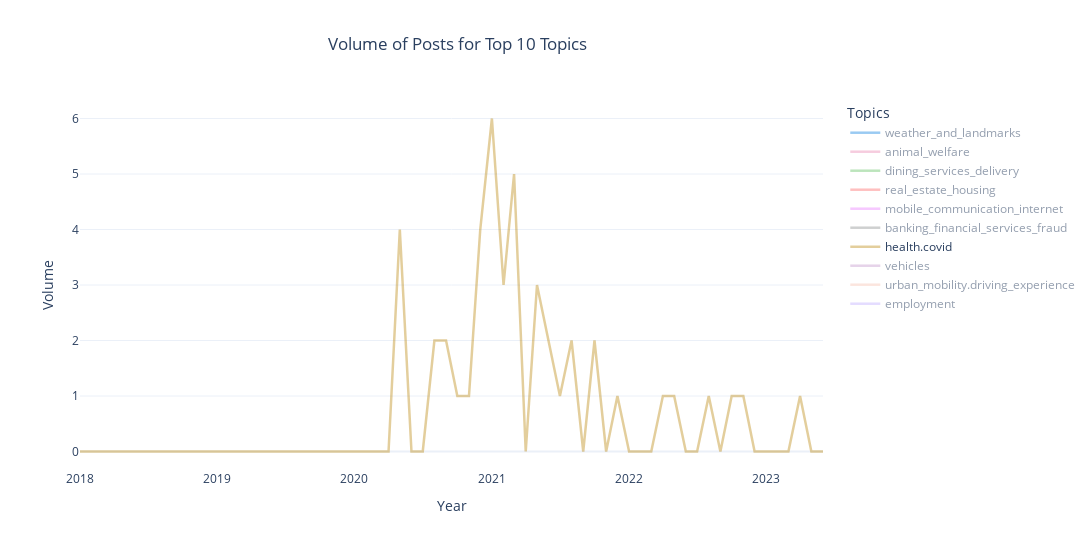

The notebook cell this image was saved under:
### Code cell
# Filter the data for the top 10 topics by volume
top_topics_data = df[df['human_labels'].isin(top_topics.index)]

# Group by month-year and topic to calculate the volume of posts for each topic
volume = top_topics_data.groupby(['month_year', 'human_labels']).size().unstack().fillna(0)

# Set alpha for each topic based on its volume
max_alpha = 1.0
min_alpha = 0.3
total_vol = volume.sum()
line_alpha = (total_vol/ total_vol.max() *(max_alpha - min_alpha)) + min_alpha

colors = px.colors.qualitative.Dark24

# Convert hex colors to RGB
rgb_colors = [mcolors.hex2color(color) for color in colors]

# Create the figure
fig = go.Figure()

#sort topics by volume
sorted_topics = total_vol.sort_values(ascending = False).index

# Plot line graphs with varying transparency based on volume
for idx, topic in enumerate(sorted_topics):
    r, g, b = rgb_colors[idx]
    rgba_color = f'rgba({int(r*255)},{int(g*255)},{int(b*255)},{line_alpha[topic]})'
    fig.add_trace(go.Scatter(x=volume.index.astype(str), 
                             y=volume[topic], 
                             mode='lines', 
                             name=topic, opacity = np.arange(0.6,1,.04)[::-1][idx],
                             line=dict(color=rgba_color, width=2.5)
                            ))

# Update the figure layout
fig.update_layout(
    title={"text": "Volume of Posts for Top 10 Topics", "x": 0.3},
    xaxis_title="Year",
    yaxis_title="Volume",
    legend=dict(title="Topics", x=1.03),
    xaxis_showgrid=False,
    xaxis=dict(zeroline=False),
    width=1200,
    height=550,
    autosize=False
)

# Display the figure
fig.show()

### Figure 1 — Plotly figure (JSON) as saved in the notebook; plotly's stock layout.template omitted (floating-point values rounded to 4 significant figures)
{"data": [{"line": {"color": "rgba(46,145,229,1.0)", "width": 2.5}, "mode": "lines", "name": "weather_and_landmarks", "opacity": 0.96, "type": "scatter", "visible": "legendonly", "x": ["2018-01", "2018-03", "2018-05", "2018-06", "2018-07", "2018-08", "2018-09", "2018-10", "2019-01", "2019-03", "2019-04", "2019-07", "2019-08", "2019-09", "2019-11", "2019-12", "2020-01", "2020-02", "2020-03", "2020-04", "2020-05", "2020-06", "2020-07", "2020-08", "2020-09", "2020-10", "2020-11", "2020-12", "2021-01", "2021-02", "2021-03", "2021-04", "2021-05", "2021-06", "2021-07", "2021-08", "2021-09", "2021-10", "2021-11", "2021-12", "2022-01", "2022-02", "2022-03", "2022-04", "2022-05", "2022-06", "2022-07", "2022-08", "2022-09", "2022-10", "2022-11", "2022-12", "2023-01", "2023-02", "2023-03", "2023-04", "2023-05", "2023-06"], "y": [1, 0, 1, 1, 1, 0, 0, 1, 1, 1, 1, 0, 0, 1, 2, 2, 4, 0, 0, 0, 7, 3, 3, 2, 5, 2, 1, 5, 5, 3, 0, 1, 2, 1, 2, 0, 8, 4, 3, 3, 2, 0, 5, 5, 2, 2, 2, 0, 3, 1, 1, 2, 3, 3, 6, 5, 5, 7]}, {"line": {"color": "rgba(225,95,153,0.6900763358778625)", "width": 2.5}, "mode": "lines", "name": "animal_welfare", "opacity": 0.92, "type": "scatter", "visible": "legendonly", "x": ["2018-01", "2018-03", "2018-05", "2018-06", "2018-07", "2018-08", "2018-09", "2018-10", "2019-01", "2019-03", "2019-04", "2019-07", "2019-08", "2019-09", "2019-11", "2019-12", "2020-01", "2020-02", "2020-03", "2020-04", "2020-05", "2020-06", "2020-07", "2020-08", "2020-09", "2020-10", "2020-11", "2020-12", "2021-01", "2021-02", "2021-03", "2021-04", "2021-05", "2021-06", "2021-07", "2021-08", "2021-09", "2021-10", "2021-11", "2021-12", "2022-01", "2022-02", "2022-03", "2022-04", "2022-05", "2022-06", "2022-07", "2022-08", "2022-09", "2022-10", "2022-11", "2022-12", "2023-01", "2023-02", "2023-03", "2023-04", "2023-05", "2023-06"], "y": [0, 0, 0, 0, 0, 0, 0, 0, 0, 0, 0, 1, 0, 0, 0, 0, 2, 0, 0, 1, 1, 3, 3, 0, 2, 0, 2, 1, 1, 1, 2, 4, 3, 5, 2, 2, 0, 1, 2, 0, 2, 1, 0, 1, 1, 0, 2, 0, 5, 3, 2, 3, 1, 2, 0, 2, 5, 4]}, {"line": {"color": "rgba(28,167,28,0.6633587786259542)", "width": 2.5}, "mode": "lines", "name": "dining_services_delivery", "opacity": 0.88, "type": "scatter", "visible": "legendonly", "x": ["2018-01", "2018-03", "2018-05", "2018-06", "2018-07", "2018-08", "2018-09", "2018-10", "2019-01", "2019-03", "2019-04", "2019-07", "2019-08", "2019-09", "2019-11", "2019-12", "2020-01", "2020-02", "2020-03", "2020-04", "2020-05", "2020-06", "2020-07", "2020-08", "2020-09", "2020-10", "2020-11", "2020-12", "2021-01", "2021-02", "2021-03", "2021-04", "2021-05", "2021-06", "2021-07", "2021-08", "2021-09", "2021-10", "2021-11", "2021-12", "2022-01", "2022-02", "2022-03", "2022-04", "2022-05", "2022-06", "2022-07", "2022-08", "2022-09", "2022-10", "2022-11", "2022-12", "2023-01", "2023-02", "2023-03", "2023-04", "2023-05", "2023-06"], "y": [0, 0, 0, 0, 0, 0, 0, 0, 0, 0, 0, 0, 0, 0, 0, 0, 1, 0, 0, 2, 1, 1, 2, 0, 1, 3, 3, 1, 3, 2, 0, 0, 0, 0, 0, 1, 1, 0, 1, 0, 4, 1, 0, 0, 2, 2, 2, 4, 1, 2, 2, 1, 4, 1, 6, 2, 4, 7]}, {"line": {"color": "rgba(251,13,13,0.6206106870229007)", "width": 2.5}, "mode": "lines", "name": "real_estate_housing", "opacity": 0.84, "type": "scatter", "visible": "legendonly", "x": ["2018-01", "2018-03", "2018-05", "2018-06", "2018-07", "2018-08", "2018-09", "2018-10", "2019-01", "2019-03", "2019-04", "2019-07", "2019-08", "2019-09", "2019-11", "2019-12", "2020-01", "2020-02", "2020-03", "2020-04", "2020-05", "2020-06", "2020-07", "2020-08", "2020-09", "2020-10", "2020-11", "2020-12", "2021-01", "2021-02", "2021-03", "2021-04", "2021-05", "2021-06", "2021-07", "2021-08", "2021-09", "2021-10", "2021-11", "2021-12", "2022-01", "2022-02", "2022-03", "2022-04", "2022-05", "2022-06", "2022-07", "2022-08", "2022-09", "2022-10", "2022-11", "2022-12", "2023-01", "2023-02", "2023-03", "2023-04", "2023-05", "2023-06"], "y": [0, 0, 0, 0, 0, 0, 0, 0, 0, 0, 0, 0, 0, 0, 0, 0, 0, 1, 0, 0, 3, 1, 3, 0, 2, 1, 0, 1, 2, 2, 0, 1, 0, 0, 1, 0, 1, 0, 1, 0, 1, 2, 0, 0, 0, 2, 0, 0, 2, 3, 0, 3, 2, 1, 2, 1, 4, 17]}, {"line": {"color": "rgba(218,22,255,0.5938931297709924)", "width": 2.5}, "mode": "lines", "name": "mobile_communication_internet", "opacity": 0.8, "type": "scatter", "visible": "legendonly", "x": ["2018-01", "2018-03", "2018-05", "2018-06", "2018-07", "2018-08", "2018-09", "2018-10", "2019-01", "2019-03", "2019-04", "2019-07", "2019-08", "2019-09", "2019-11", "2019-12", "2020-01", "2020-02", "2020-03", "2020-04", "2020-05", "2020-06", "2020-07", "2020-08", "2020-09", "2020-10", "2020-11", "2020-12", "2021-01", "2021-02", "2021-03", "2021-04", "2021-05", "2021-06", "2021-07", "2021-08", "2021-09", "2021-10", "2021-11", "2021-12", "2022-01", "2022-02", "2022-03", "2022-04", "2022-05", "2022-06", "2022-07", "2022-08", "2022-09", "2022-10", "2022-11", "2022-12", "2023-01", "2023-02", "2023-03", "2023-04", "2023-05", "2023-06"], "y": [1, 1, 0, 0, 0, 1, 0, 0, 0, 0, 0, 0, 0, 0, 0, 0, 0, 0, 1, 3, 1, 4, 0, 0, 0, 2, 0, 2, 0, 0, 1, 0, 3, 1, 0, 1, 1, 0, 0, 0, 0, 1, 0, 1, 0, 0, 1, 1, 2, 7, 1, 1, 3, 3, 0, 1, 3, 7]}, {"line": {"color": "rgba(34,42,42,0.5778625954198473)", "width": 2.5}, "mode": "lines", "name": "banking_financial_services_fraud", "opacity": 0.76, "type": "scatter", "visible": "legendonly", "x": ["2018-01", "2018-03", "2018-05", "2018-06", "2018-07", "2018-08", "2018-09", "2018-10", "2019-01", "2019-03", "2019-04", "2019-07", "2019-08", "2019-09", "2019-11", "2019-12", "2020-01", "2020-02", "2020-03", "2020-04", "2020-05", "2020-06", "2020-07", "2020-08", "2020-09", "2020-10", "2020-11", "2020-12", "2021-01", "2021-02", "2021-03", "2021-04", "2021-05", "2021-06", "2021-07", "2021-08", "2021-09", "2021-10", "2021-11", "2021-12", "2022-01", "2022-02", "2022-03", "2022-04", "2022-05", "2022-06", "2022-07", "2022-08", "2022-09", "2022-10", "2022-11", "2022-12", "2023-01", "2023-02", "2023-03", "2023-04", "2023-05", "2023-06"], "y": [0, 0, 0, 0, 0, 0, 0, 0, 0, 0, 0, 0, 0, 0, 0, 0, 0, 0, 0, 0, 1, 2, 0, 0, 0, 1, 0, 2, 0, 0, 0, 0, 0, 3, 2, 0, 1, 0, 0, 0, 0, 0, 0, 0, 0, 0, 2, 0, 0, 1, 2, 4, 0, 5, 3, 0, 3, 20]}, {"line": {"color": "rgba(182,129,0,0.5404580152671755)", "width": 2.5}, "mode": "lines", "name": "health.covid", "opacity": 0.72, "type": "scatter", "visible": true, "x": ["2018-01", "2018-03", "2018-05", "2018-06", "2018-07", "2018-08", "2018-09", "2018-10", "2019-01", "2019-03", "2019-04", "2019-07", "2019-08", "2019-09", "2019-11", "2019-12", "2020-01", "2020-02", "2020-03", "2020-04", "2020-05", "2020-06", "2020-07", "2020-08", "2020-09", "2020-10", "2020-11", "2020-12", "2021-01", "2021-02", "2021-03", "2021-04", "2021-05", "2021-06", "2021-07", "2021-08", "2021-09", "2021-10", "2021-11", "2021-12", "2022-01", "2022-02", "2022-03", "2022-04", "2022-05", "2022-06", "2022-07", "2022-08", "2022-09", "2022-10", "2022-11", "2022-12", "2023-01", "2023-02", "2023-03", "2023-04", "2023-05", "2023-06"], "y": [0, 0, 0, 0, 0, 0, 0, 0, 0, 0, 0, 0, 0, 0, 0, 0, 0, 0, 0, 0, 4, 0, 0, 2, 2, 1, 1, 4, 6, 3, 5, 0, 3, 2, 1, 2, 0, 2, 0, 1, 0, 0, 0, 1, 1, 0, 0, 1, 0, 1, 1, 0, 0, 0, 0, 1, 0, 0]}, {"line": {"color": "rgba(117,13,134,0.5351145038167939)", "width": 2.5}, "mode": "lines", "name": "vehicles", "opacity": 0.68, "type": "scatter", "visible": "legendonly", "x": ["2018-01", "2018-03", "2018-05", "2018-06", "2018-07", "2018-08", "2018-09", "2018-10", "2019-01", "2019-03", "2019-04", "2019-07", "2019-08", "2019-09", "2019-11", "2019-12", "2020-01", "2020-02", "2020-03", "2020-04", "2020-05", "2020-06", "2020-07", "2020-08", "2020-09", "2020-10", "2020-11", "2020-12", "2021-01", "2021-02", "2021-03", "2021-04", "2021-05", "2021-06", "2021-07", "2021-08", "2021-09", "2021-10", "2021-11", "2021-12", "2022-01", "2022-02", "2022-03", "2022-04", "2022-05", "2022-06", "2022-07", "2022-08", "2022-09", "2022-10", "2022-11", "2022-12", "2023-01", "2023-02", "2023-03", "2023-04", "2023-05", "2023-06"], "y": [0, 0, 0, 0, 0, 0, 1, 0, 0, 1, 0, 0, 0, 0, 0, 0, 1, 0, 0, 0, 1, 1, 0, 1, 2, 0, 0, 0, 2, 0, 1, 0, 3, 0, 1, 0, 0, 1, 0, 0, 0, 0, 0, 0, 0, 0, 1, 1, 2, 1, 4, 1, 0, 4, 2, 4, 3, 5]}, {"line": {"color": "rgba(235,102,59,0.5244274809160305)", "width": 2.5}, "mode": "lines", "name": "urban_mobility.driving_experience", "opacity": 0.64, "type": "scatter", "visible": "legendonly", "x": ["2018-01", "2018-03", "2018-05", "2018-06", "2018-07", "2018-08", "2018-09", "2018-10", "2019-01", "2019-03", "2019-04", "2019-07", "2019-08", "2019-09", "2019-11", "2019-12", "2020-01", "2020-02", "2020-03", "2020-04", "2020-05", "2020-06", "2020-07", "2020-08", "2020-09", "2020-10", "2020-11", "2020-12", "2021-01", "2021-02", "2021-03", "2021-04", "2021-05", "2021-06", "2021-07", "2021-08", "2021-09", "2021-10", "2021-11", "2021-12", "2022-01", "2022-02", "2022-03", "2022-04", "2022-05", "2022-06", "2022-07", "2022-08", "2022-09", "2022-10", "2022-11", "2022-12", "2023-01", "2023-02", "2023-03", "2023-04", "2023-05", "2023-06"], "y": [1, 0, 0, 0, 1, 0, 0, 0, 1, 0, 0, 0, 1, 0, 0, 0, 0, 0, 0, 0, 2, 1, 0, 0, 0, 0, 0, 0, 1, 0, 3, 1, 1, 1, 1, 0, 0, 1, 0, 0, 0, 0, 0, 1, 1, 0, 0, 1, 3, 0, 0, 2, 5, 1, 0, 3, 4, 5]}, {"line": {"color": "rgba(81,28,251,0.5190839694656488)", "width": 2.5}, "mode": "lines", "name": "employment", "opacity": 0.6, "type": "scatter", "visible": "legendonly", "x": ["2018-01", "2018-03", "2018-05", "2018-06", "2018-07", "2018-08", "2018-09", "2018-10", "2019-01", "2019-03", "2019-04", "2019-07", "2019-08", "2019-09", "2019-11", "2019-12", "2020-01", "2020-02", "2020-03", "2020-04", "2020-05", "2020-06", "2020-07", "2020-08", "2020-09", "2020-10", "2020-11", "2020-12", "2021-01", "2021-02", "2021-03", "2021-04", "2021-05", "2021-06", "2021-07", "2021-08", "2021-09", "2021-10", "2021-11", "2021-12", "2022-01", "2022-02", "2022-03", "2022-04", "2022-05", "2022-06", "2022-07", "2022-08", "2022-09", "2022-10", "2022-11", "2022-12", "2023-01", "2023-02", "2023-03", "2023-04", "2023-05", "2023-06"], "y": [1, 0, 0, 0, 0, 0, 0, 0, 0, 0, 0, 0, 0, 0, 0, 0, 0, 1, 0, 1, 2, 1, 3, 1, 1, 1, 1, 2, 0, 1, 1, 1, 0, 1, 0, 0, 1, 0, 0, 0, 0, 2, 3, 0, 0, 1, 0, 2, 0, 1, 1, 1, 1, 3, 2, 1, 1, 2]}], "layout": {"autosize": false, "dragmode": "zoom", "height": 550, "legend": {"title": {"text": "Topics"}, "x": 1.03, "y": 1}, "title": {"text": "Volume of Posts for Top 10 Topics", "x": 0.3}, "width": 1200, "xaxis": {"autorange": true, "range": ["2018-01-01", "2023-06-01"], "showgrid": false, "title": {"text": "Year"}, "type": "date", "zeroline": false}, "yaxis": {"autorange": true, "range": [-0.3333, 6.333], "title": {"text": "Volume"}, "type": "linear"}}}
